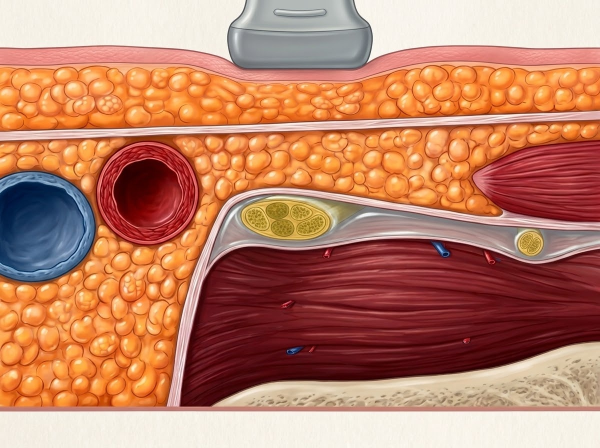
#> input picture visuals/ficb_anatomy_layers/gemini-original.jpg, 1200 x 896 px, given in place of owner1.jpg, which was not available (shown at 1/2 size)
$ python place_probe.py
#> lines starting #> are read from the running program, lines starting #| are printed output that depends on the picture; after the words box and inside, x2 and y2 are one past the last pixel; in counts of white or black regions, pixels touching at a corner belong together; pictures that were not available may be replaced by others from this repository, and a replacement may not be noted
"""Build base.jpg for superficial_peroneal_patient_position (recorded in provenance.pixelEdits).

The owner's Gemini photo put the probe about 2 cm above the lateral malleolus
and left the needle outside the skin. Gemini then removed the equipment
(owner2_clean.jpg). This takes the photo's own probe (with its gel) from the
first photo (owner1.jpg), by the difference between the two, and pastes it
100 px higher and 10 px lateral: about 7 cm above the lateral malleolus on
the anterolateral leg (NYSORA: 5-10 cm). The needle and tubing are drawn in
draw.py.

Run from the repo root: python3 visuals/superficial_peroneal_patient_position/place_probe.py
"""
from pathlib import Path

import numpy as np
from PIL import Image, ImageChops, ImageFilter

SRC = Path("tmp/visual-drafts/antigravity/superficial_peroneal_patient_position")   # gitignored source photos
OUT = Path(__file__).with_name("base.jpg")
BOX = (515, 0, 665, 335)          # probe, cable stub and gel in owner1 (excludes the hub at x >= 668)
SHIFT = (-10, -100)

a = Image.open(SRC / "owner1.jpg").convert("RGB")
#> a is the input picture: PIL image 1200x896 RGB; mean R, G, B 190.3, 129.6, 103.8
b = Image.open(SRC / "owner2_clean.jpg").convert("RGB")
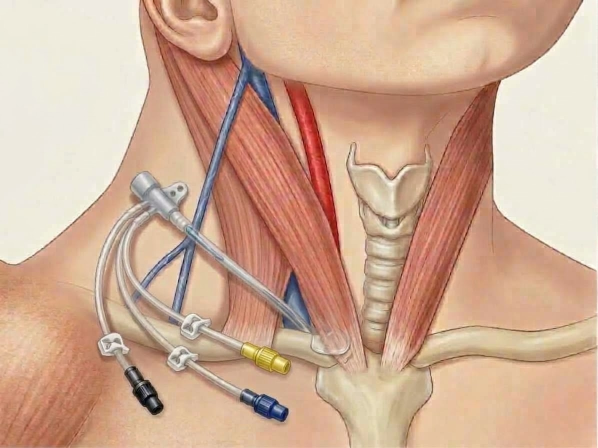
#> input picture visuals/ij_landmark_triangle/gemini-line-original.jpg, 1195 x 896 px, given in place of owner2_clean.jpg, which was not available (shown at 1/2 size)
#> b is the input picture: PIL image 1195x896 RGB; mean R, G, B 207.5, 171.6, 148.4
d = np.asarray(ImageChops.difference(a, b)).sum(2) > 45
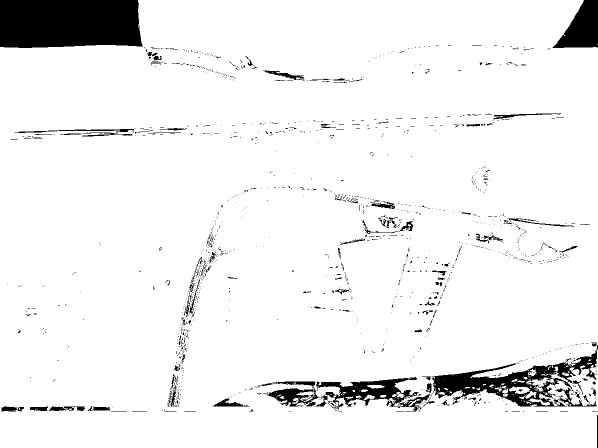
#> d: shape (896, 1195) bool (shown at 1/2 size); 93.8% white; 1451 black regions (1329 under 20 px), largest, box (x1, y1, x2, y2) and area: (0, 0, 286, 96) 25925, (864, 685, 1195, 813) 12949, (632, 754, 869, 823) 5837
m = np.zeros_like(d)
x0, y0, x1, y1 = BOX
m[y0:y1, x0:x1] = d[y0:y1, x0:x1]
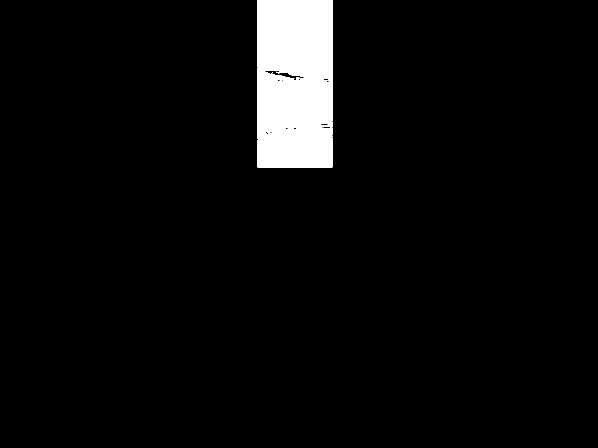
#> m: shape (896, 1195) bool (shown at 1/2 size); 4.6% white; 4 white regions (3 under 20 px), largest, box (x1, y1, x2, y2) and area: (515, 0, 665, 335) 49393
mask = Image.fromarray((m * 255).astype("uint8")).filter(ImageFilter.MaxFilter(7)).filter(ImageFilter.MinFilter(3))
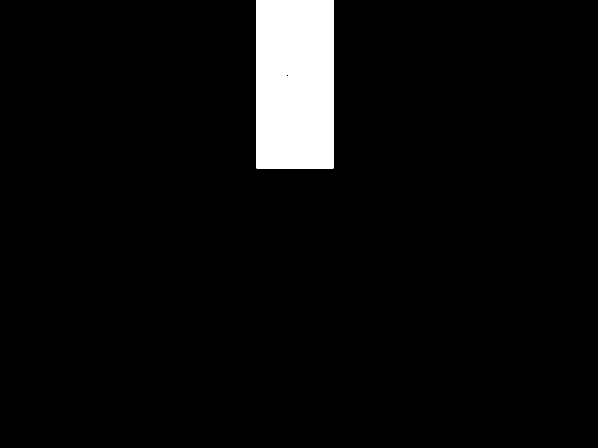
#> mask: PIL image 1195x896 L (shown at 1/2 size); 4.8% white; 1 white region, box (x1, y1, x2, y2) and area: (513, 0, 667, 337) 51889
mask = mask.filter(ImageFilter.GaussianBlur(1.5))
layer = Image.new("RGB", a.size); layer.paste(a, SHIFT)
#> after `layer = Image.new('RGB', a.size)`: layer: PIL image 1200x896 RGB; every value is 0
#> after `layer.paste(a, SHIFT)`:
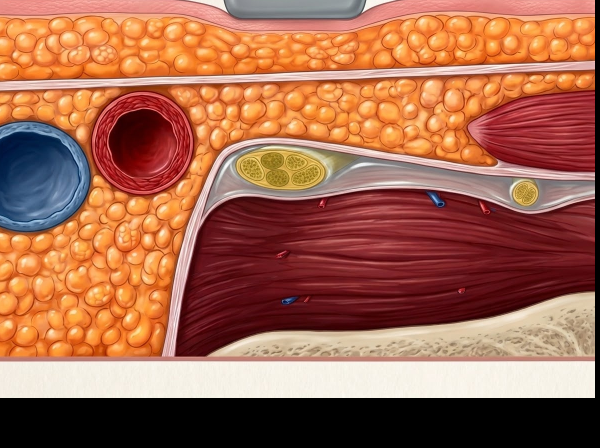
#> layer: PIL image 1200x896 RGB (shown at 1/2 size); mean R, G, B 163.8, 104, 79.3
shifted = Image.new("L", a.size, 0); shifted.paste(mask, SHIFT)
#> after `shifted = Image.new('L', a.size, 0)`: shifted: PIL image 1200x896 L; every value is 0
#> after `shifted.paste(mask, SHIFT)`:
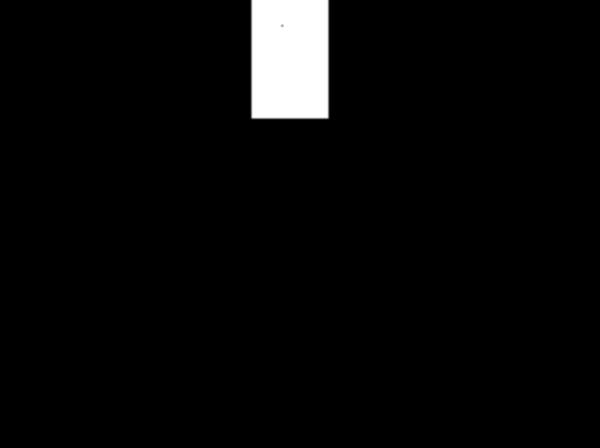
#> shifted: PIL image 1200x896 L (shown at 1/2 size); min 0, max 255, mean 8.7
out = Image.composite(layer, b, shifted)
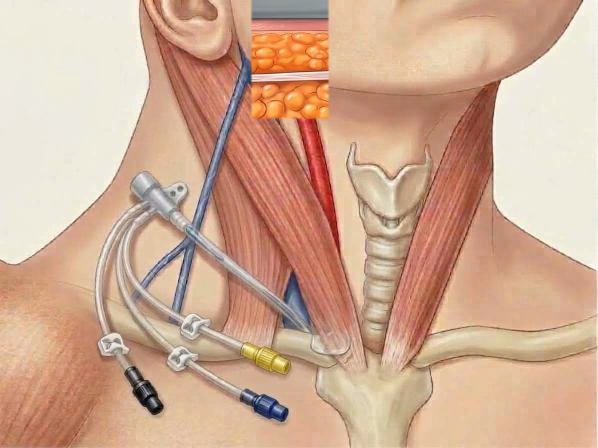
#> out: PIL image 1195x896 RGB (shown at 1/2 size); mean R, G, B 207.9, 170.9, 146.9
out.save(OUT, quality=92)
print(OUT, out.size)
#| visuals/superficial_peroneal_patient_position/base.jpg (1195, 896)
